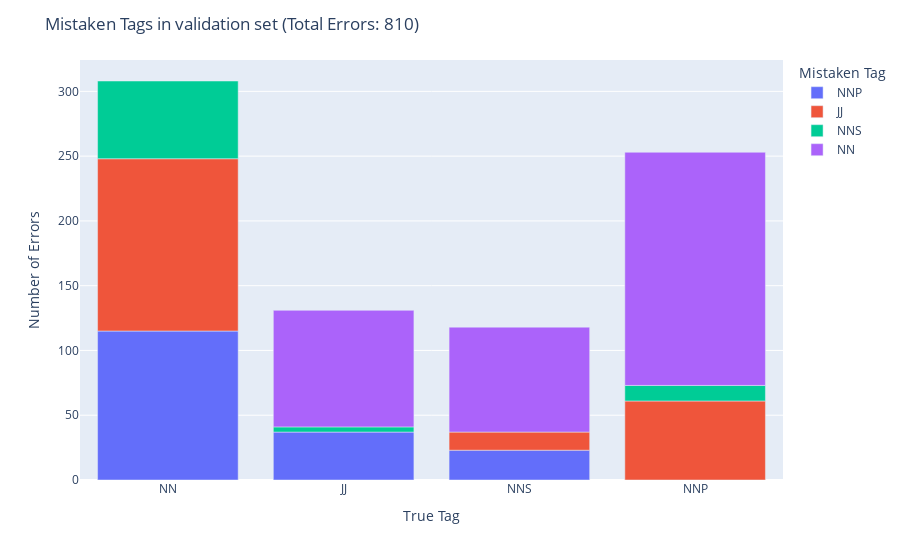
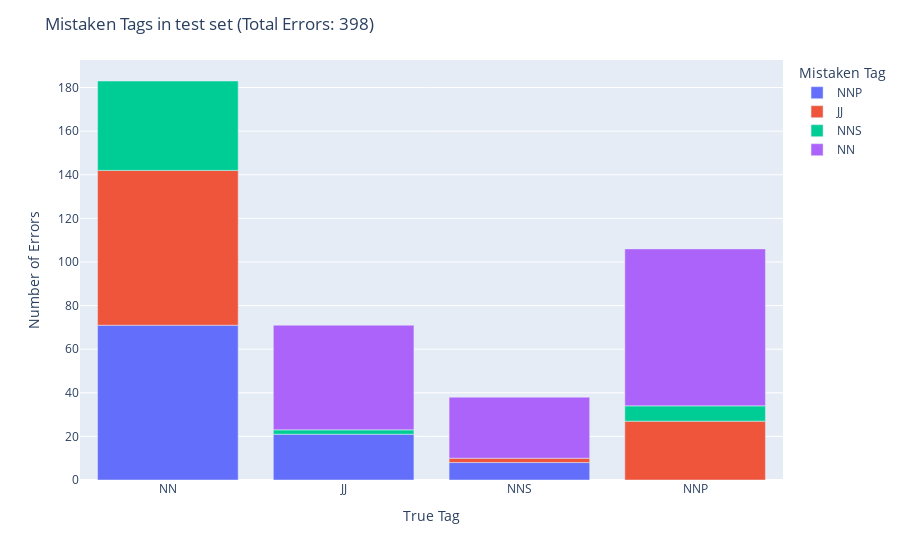

Notebook code for these charts, in order:
### Code cell
configure_plotly_browser_state()

mf_tags = ['NN', 'NNP', 'JJ', 'NNS']

# Plot error counts for validation set
errors_val = errors_typology(validation_errors, mf_tags, 'validation')

# Plot error counts for test set
errors_test = errors_typology(test_errors, mf_tags, 'test')

### Figure 1 — Plotly figure (JSON) as saved in the notebook; plotly's stock layout.template omitted (floating-point values rounded to 4 significant figures)
{"data": [{"alignmentgroup": "True", "hovertemplate": "color=NNP<br>x=%{x}<br>y=%{y}<extra></extra>", "legendgroup": "NNP", "marker": {"color": "#636efa", "pattern": {"shape": ""}}, "name": "NNP", "offsetgroup": "NNP", "orientation": "v", "showlegend": true, "textposition": "auto", "type": "bar", "x": ["NN", "JJ", "NNS"], "xaxis": "x", "y": [115, 37, 23], "yaxis": "y"}, {"alignmentgroup": "True", "hovertemplate": "color=JJ<br>x=%{x}<br>y=%{y}<extra></extra>", "legendgroup": "JJ", "marker": {"color": "#EF553B", "pattern": {"shape": ""}}, "name": "JJ", "offsetgroup": "JJ", "orientation": "v", "showlegend": true, "textposition": "auto", "type": "bar", "x": ["NN", "NNP", "NNS"], "xaxis": "x", "y": [133, 61, 14], "yaxis": "y"}, {"alignmentgroup": "True", "hovertemplate": "color=NNS<br>x=%{x}<br>y=%{y}<extra></extra>", "legendgroup": "NNS", "marker": {"color": "#00cc96", "pattern": {"shape": ""}}, "name": "NNS", "offsetgroup": "NNS", "orientation": "v", "showlegend": true, "textposition": "auto", "type": "bar", "x": ["NN", "NNP", "JJ"], "xaxis": "x", "y": [60, 12, 4], "yaxis": "y"}, {"alignmentgroup": "True", "hovertemplate": "color=NN<br>x=%{x}<br>y=%{y}<extra></extra>", "legendgroup": "NN", "marker": {"color": "#ab63fa", "pattern": {"shape": ""}}, "name": "NN", "offsetgroup": "NN", "orientation": "v", "showlegend": true, "textposition": "auto", "type": "bar", "x": ["NNP", "JJ", "NNS"], "xaxis": "x", "y": [180, 90, 81], "yaxis": "y"}], "layout": {"barmode": "relative", "legend": {"title": {"text": "Mistaken Tag"}, "tracegroupgap": 0}, "margin": {"t": 60}, "title": {"text": "Mistaken Tags in validation set (Total Errors: 810)"}, "xaxis": {"anchor": "y", "domain": [0, 1], "title": {"text": "True Tag"}}, "yaxis": {"anchor": "x", "domain": [0, 1], "title": {"text": "Number of Errors"}}}}

### Figure 2 — Plotly figure (JSON) as saved in the notebook; plotly's stock layout.template omitted (floating-point values rounded to 4 significant figures)
{"data": [{"alignmentgroup": "True", "hovertemplate": "color=NNP<br>x=%{x}<br>y=%{y}<extra></extra>", "legendgroup": "NNP", "marker": {"color": "#636efa", "pattern": {"shape": ""}}, "name": "NNP", "offsetgroup": "NNP", "orientation": "v", "showlegend": true, "textposition": "auto", "type": "bar", "x": ["NN", "JJ", "NNS"], "xaxis": "x", "y": [71, 21, 8], "yaxis": "y"}, {"alignmentgroup": "True", "hovertemplate": "color=JJ<br>x=%{x}<br>y=%{y}<extra></extra>", "legendgroup": "JJ", "marker": {"color": "#EF553B", "pattern": {"shape": ""}}, "name": "JJ", "offsetgroup": "JJ", "orientation": "v", "showlegend": true, "textposition": "auto", "type": "bar", "x": ["NN", "NNP", "NNS"], "xaxis": "x", "y": [71, 27, 2], "yaxis": "y"}, {"alignmentgroup": "True", "hovertemplate": "color=NNS<br>x=%{x}<br>y=%{y}<extra></extra>", "legendgroup": "NNS", "marker": {"color": "#00cc96", "pattern": {"shape": ""}}, "name": "NNS", "offsetgroup": "NNS", "orientation": "v", "showlegend": true, "textposition": "auto", "type": "bar", "x": ["NN", "NNP", "JJ"], "xaxis": "x", "y": [41, 7, 2], "yaxis": "y"}, {"alignmentgroup": "True", "hovertemplate": "color=NN<br>x=%{x}<br>y=%{y}<extra></extra>", "legendgroup": "NN", "marker": {"color": "#ab63fa", "pattern": {"shape": ""}}, "name": "NN", "offsetgroup": "NN", "orientation": "v", "showlegend": true, "textposition": "auto", "type": "bar", "x": ["NNP", "JJ", "NNS"], "xaxis": "x", "y": [72, 48, 28], "yaxis": "y"}], "layout": {"barmode": "relative", "legend": {"title": {"text": "Mistaken Tag"}, "tracegroupgap": 0}, "margin": {"t": 60}, "title": {"text": "Mistaken Tags in test set (Total Errors: 398)"}, "xaxis": {"anchor": "y", "domain": [0, 1], "title": {"text": "True Tag"}}, "yaxis": {"anchor": "x", "domain": [0, 1], "title": {"text": "Number of Errors"}}}}
